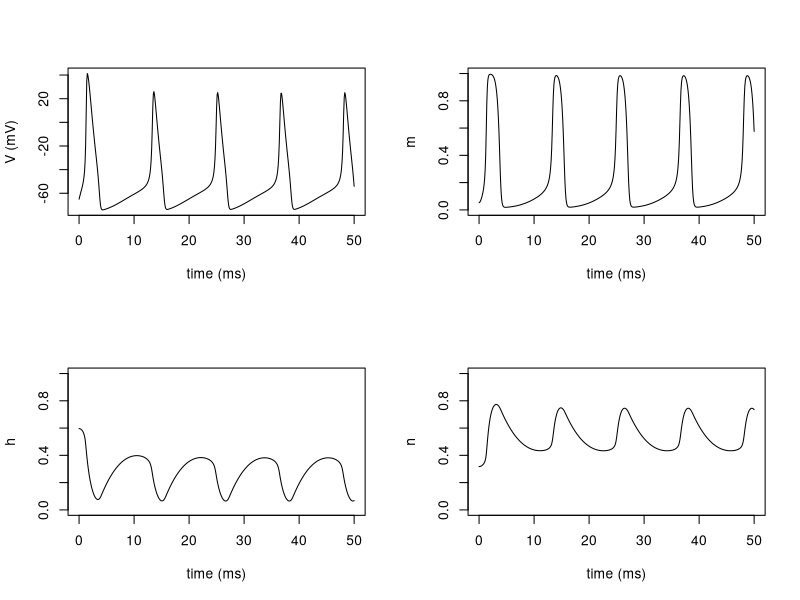
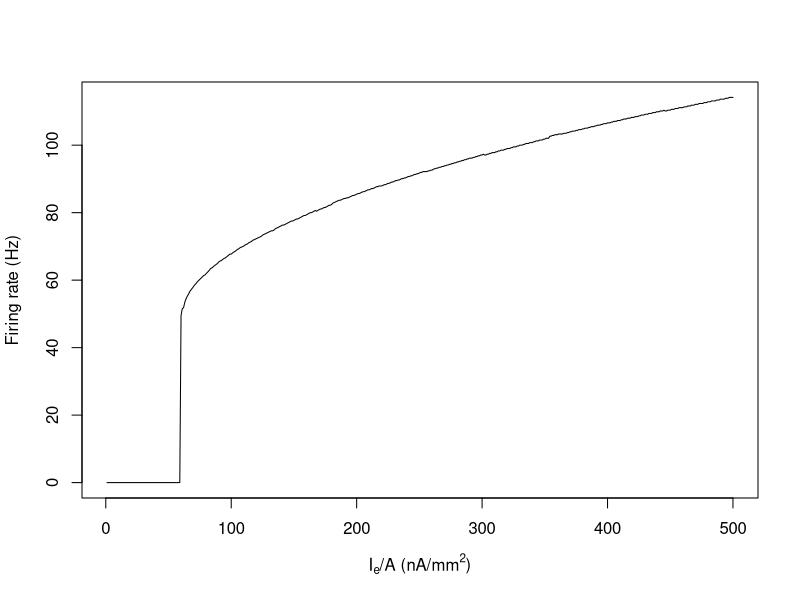
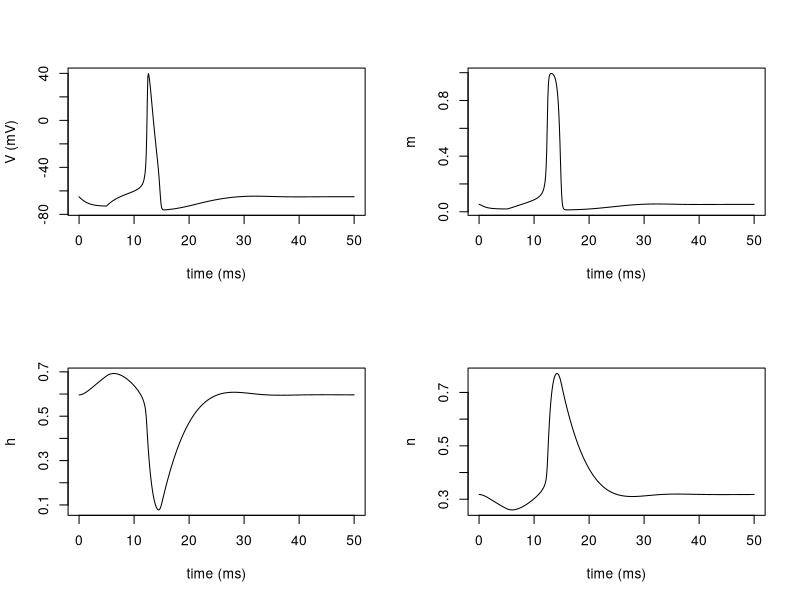

Source code (R) for these figures, in order:
library(deSolve)

#Hodgkin Huxley model
HH_ODE <- function(time, init, parms){
    with(as.list(c(init, parms)),{
        #alpha n
        an <- function(V) 0.01*(V+55)/(1-exp(-0.1*(V+55))) 
        #beta n
        bn <- function(V) 0.125*exp(-0.0125*(V+65))
        
        #alpha m
        am <- function(V) 0.1*(V+40)/(1-exp(-0.1*(V+40)))
        #beta m
        bm <- function(V) 4*exp(-0.0556*(V+65))
        
        #alpha h
        ah <- function(V) 0.07*exp(-0.05*(V+65))
        #beta h
        bh <- function(V) 1/(1+exp(-0.1*(V+35)))
        
        #dv/dt
        dv <- (I-(gl*(V-El)+gk*n^4*(V-Ek)+gna*m^3*h*(V-Ena)))/cm
        #dn/dt
        dn <- an(V)*(1-n)-bn(V)*n
        #dm/dt
        dm <- am(V)*(1-m)-bm(V)*m
        #dh/dt
        dh <- ah(V)*(1-h)-bh(V)*h
        return(list(c(dv, dm, dh, dn)))
    })
}

#Initial values
init <- c(V=-65, m=0.0529, h=0.5961, n=0.3177)
#Times
times <- seq(0,50,0.1)
#Parameters
parms <- c(Ena=50, Ek=-77, El=-54.402, gna=1200, gk=360, gl=3, cm=10, I=200)

HH <- lsoda(init, times, HH_ODE, parms)

png("Hodgkin_Huxley_200.png", width = 8, height = 8, units = "in", res = 300)
par(mfrow = c(2,2))
plot(HH[,"time"], HH[,"V"], type = "l", xlab = "time (ms)", ylab = "V (mV)")
plot(HH[,"time"], HH[,"m"], type = "l", xlab = "time (ms)", ylab = "m", 
     ylim = c(0,1))
plot(HH[,"time"], HH[,"h"], type = "l", xlab = "time (ms)", ylab = "h", 
     ylim = c(0,1))
plot(HH[,"time"], HH[,"n"], type = "l", xlab = "time (ms)", ylab = "n",
     ylim = c(0,1))
dev.off()

#Calculate firing rate
firing_rate <- function(HH){
    x <- HH[,2]
    peaks <- which(diff(sign(diff(x * (x > 0)))) < 0) + 2
    peaks_s <- HH[peaks,1]/1000
    freq <- mean(diff(peaks_s))
    if (is.nan(freq)){
        rate <- 0
    } else {
        rate <- 1/freq
    }
    return(rate)
}

firing_rates <- rep(0, 500)
for(I in seq(0, 500)){
    parms <- c(Ena=50, Ek=-77, El=-54.402, gna=1200, gk=360, gl=3, cm=10, I=I)
    HH <- lsoda(init, times, HH_ODE, parms)
    rate <- firing_rate(HH)
    firing_rates[I] <- rate
    print(I)
    print(rate)
}

png("Firing_rate_vs_current.png", width = 4, height = 4, units = "in", 
    res = 300)
par(mfrow = c(1,1))
plot(1:500, firing_rates, type = "l", 
     xlab = expression("I"[e]*"/A (nA/mm"^2*")"), 
     ylab = "Firing rate (Hz)")
dev.off()

#Negative current of -50
#Initial values
init <- c(V=-65, m=0.0529, h=0.5961, n=0.3177)
#Times
times <- seq(0,5,0.1)
#Parameters
parms <- c(Ena=50, Ek=-77, El=-54.402, gna=1200, gk=360, gl=3, cm=10, I=-50)

HH_neg <- lsoda(init, times, HH_ODE, parms)

#Followed by current of 0
#Initial values
init <- HH_neg[nrow(HH_neg), -1]
#Times
times <- seq(5,50,0.1)
#Parameters
parms <- c(Ena=50, Ek=-77, El=-54.402, gna=1200, gk=360, gl=3, cm=10, I=0)

HH_0 <- lsoda(init, times, HH_ODE, parms)

HH <- rbind(HH_neg, HH_0[-1, ])
png("Hodgkin_Huxley_minus50_0.png", width = 8, height = 8, units = "in", 
    res = 300)
par(mfrow = c(2,2))
plot(HH[,"time"], HH[,"V"], type = "l", xlab = "time (ms)", ylab = "V (mV)")
plot(HH[,"time"], HH[,"m"], type = "l", xlab = "time (ms)", ylab = "m")
plot(HH[,"time"], HH[,"h"], type = "l", xlab = "time (ms)", ylab = "h")
plot(HH[,"time"], HH[,"n"], type = "l", xlab = "time (ms)", ylab = "n")
dev.off()
